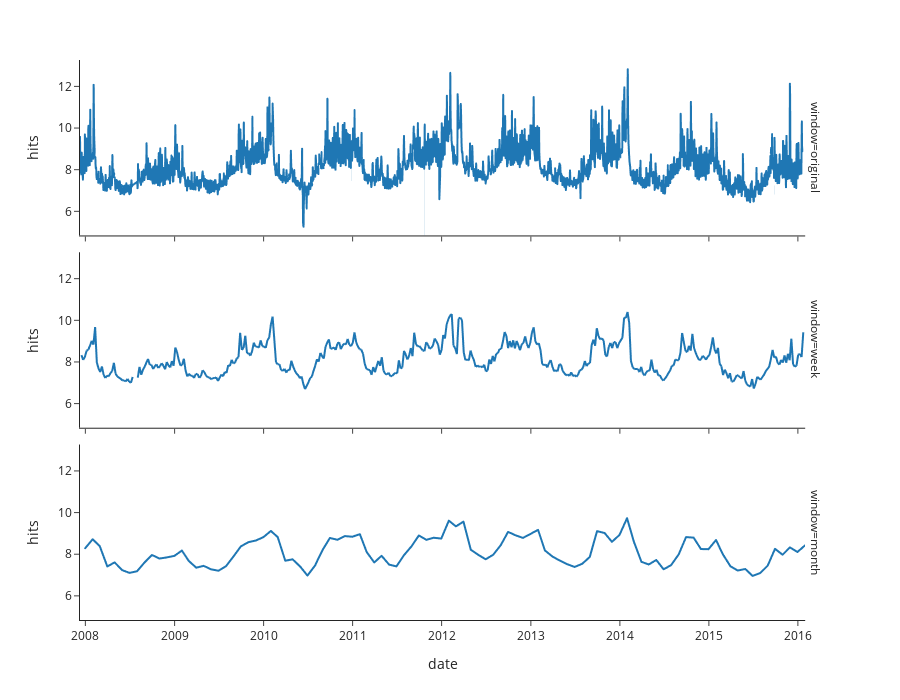

Here is the notebook cell this chart was saved with:
### Code cell
px.line(df_plot, x='date', y='hits', facet_row='window', template='simple_white', height=700)

### Figure 1 — Plotly figure (JSON) as saved in the notebook; plotly's stock layout.template omitted (floating-point values rounded to 4 significant figures; data arrays with more than 128 entries replaced by an {"elided": "..."} marker saying what was removed)
{"data": [{"hovertemplate": "window=original<br>date=%{x}<br>hits=%{y}<extra></extra>", "legendgroup": "", "line": {"color": "#1F77B4", "dash": "solid"}, "marker": {"symbol": "circle"}, "mode": "lines", "name": "", "showlegend": false, "type": "scattergl", "x": {"elided": "2905 str values"}, "xaxis": "x3", "y": {"elided": "2905 float values"}, "yaxis": "y3"}, {"hovertemplate": "window=week<br>date=%{x}<br>hits=%{y}<extra></extra>", "legendgroup": "", "line": {"color": "#1F77B4", "dash": "solid"}, "marker": {"symbol": "circle"}, "mode": "lines", "name": "", "showlegend": false, "type": "scattergl", "x": {"elided": "424 str values"}, "xaxis": "x2", "y": {"elided": "424 float values"}, "yaxis": "y2"}, {"hovertemplate": "window=month<br>date=%{x}<br>hits=%{y}<extra></extra>", "legendgroup": "", "line": {"color": "#1F77B4", "dash": "solid"}, "marker": {"symbol": "circle"}, "mode": "lines", "name": "", "showlegend": false, "type": "scattergl", "x": ["2007-12-31T00:00:00", "2008-01-31T00:00:00", "2008-02-29T00:00:00", "2008-03-31T00:00:00", "2008-04-30T00:00:00", "2008-05-31T00:00:00", "2008-06-30T00:00:00", "2008-07-31T00:00:00", "2008-08-31T00:00:00", "2008-09-30T00:00:00", "2008-10-31T00:00:00", "2008-11-30T00:00:00", "2008-12-31T00:00:00", "2009-01-31T00:00:00", "2009-02-28T00:00:00", "2009-03-31T00:00:00", "2009-04-30T00:00:00", "2009-05-31T00:00:00", "2009-06-30T00:00:00", "2009-07-31T00:00:00", "2009-08-31T00:00:00", "2009-09-30T00:00:00", "2009-10-31T00:00:00", "2009-11-30T00:00:00", "2009-12-31T00:00:00", "2010-01-31T00:00:00", "2010-02-28T00:00:00", "2010-03-31T00:00:00", "2010-04-30T00:00:00", "2010-05-31T00:00:00", "2010-06-30T00:00:00", "2010-07-31T00:00:00", "2010-08-31T00:00:00", "2010-09-30T00:00:00", "2010-10-31T00:00:00", "2010-11-30T00:00:00", "2010-12-31T00:00:00", "2011-01-31T00:00:00", "2011-02-28T00:00:00", "2011-03-31T00:00:00", "2011-04-30T00:00:00", "2011-05-31T00:00:00", "2011-06-30T00:00:00", "2011-07-31T00:00:00", "2011-08-31T00:00:00", "2011-09-30T00:00:00", "2011-10-31T00:00:00", "2011-11-30T00:00:00", "2011-12-31T00:00:00", "2012-01-31T00:00:00", "2012-02-29T00:00:00", "2012-03-31T00:00:00", "2012-04-30T00:00:00", "2012-05-31T00:00:00", "2012-06-30T00:00:00", "2012-07-31T00:00:00", "2012-08-31T00:00:00", "2012-09-30T00:00:00", "2012-10-31T00:00:00", "2012-11-30T00:00:00", "2012-12-31T00:00:00", "2013-01-31T00:00:00", "2013-02-28T00:00:00", "2013-03-31T00:00:00", "2013-04-30T00:00:00", "2013-05-31T00:00:00", "2013-06-30T00:00:00", "2013-07-31T00:00:00", "2013-08-31T00:00:00", "2013-09-30T00:00:00", "2013-10-31T00:00:00", "2013-11-30T00:00:00", "2013-12-31T00:00:00", "2014-01-31T00:00:00", "2014-02-28T00:00:00", "2014-03-31T00:00:00", "2014-04-30T00:00:00", "2014-05-31T00:00:00", "2014-06-30T00:00:00", "2014-07-31T00:00:00", "2014-08-31T00:00:00", "2014-09-30T00:00:00", "2014-10-31T00:00:00", "2014-11-30T00:00:00", "2014-12-31T00:00:00", "2015-01-31T00:00:00", "2015-02-28T00:00:00", "2015-03-31T00:00:00", "2015-04-30T00:00:00", "2015-05-31T00:00:00", "2015-06-30T00:00:00", "2015-07-31T00:00:00", "2015-08-31T00:00:00", "2015-09-30T00:00:00", "2015-10-31T00:00:00", "2015-11-30T00:00:00", "2015-12-31T00:00:00", "2016-01-31T00:00:00"], "xaxis": "x", "y": [8.297, 8.728, 8.402, 7.419, 7.615, 7.242, 7.111, 7.189, 7.616, 7.972, 7.801, 7.855, 7.928, 8.186, 7.685, 7.361, 7.448, 7.281, 7.213, 7.433, 7.908, 8.389, 8.591, 8.667, 8.829, 9.129, 8.834, 7.696, 7.763, 7.418, 6.981, 7.463, 8.213, 8.791, 8.705, 8.882, 8.85, 8.974, 8.114, 7.612, 7.933, 7.509, 7.422, 7.963, 8.392, 8.911, 8.702, 8.803, 8.762, 9.626, 9.349, 9.578, 8.226, 7.978, 7.764, 7.983, 8.446, 9.084, 8.919, 8.794, 8.986, 9.183, 8.19, 7.899, 7.703, 7.527, 7.396, 7.547, 7.874, 9.12, 9.029, 8.605, 8.938, 9.744, 8.613, 7.644, 7.514, 7.731, 7.282, 7.486, 8.004, 8.833, 8.808, 8.26, 8.25, 8.692, 8.007, 7.429, 7.223, 7.298, 6.965, 7.101, 7.458, 8.269, 7.984, 8.338, 8.116, 8.435], "yaxis": "y"}], "layout": {"annotations": [{"font": {}, "showarrow": false, "text": "window=month", "textangle": 90, "x": 0.98, "xanchor": "left", "xref": "paper", "y": 0.1567, "yanchor": "middle", "yref": "paper"}, {"font": {}, "showarrow": false, "text": "window=week", "textangle": 90, "x": 0.98, "xanchor": "left", "xref": "paper", "y": 0.5, "yanchor": "middle", "yref": "paper"}, {"font": {}, "showarrow": false, "text": "window=original", "textangle": 90, "x": 0.98, "xanchor": "left", "xref": "paper", "y": 0.8433, "yanchor": "middle", "yref": "paper"}], "height": 700, "legend": {"tracegroupgap": 0}, "margin": {"t": 60}, "xaxis": {"anchor": "y", "domain": [0, 0.98], "title": {"text": "date"}}, "xaxis2": {"anchor": "y2", "domain": [0, 0.98], "matches": "x", "showticklabels": false}, "xaxis3": {"anchor": "y3", "domain": [0, 0.98], "matches": "x", "showticklabels": false}, "yaxis": {"anchor": "x", "domain": [0, 0.3133], "title": {"text": "hits"}}, "yaxis2": {"anchor": "x2", "domain": [0.3433, 0.6567], "matches": "y", "title": {"text": "hits"}}, "yaxis3": {"anchor": "x3", "domain": [0.6867, 1.0], "matches": "y", "title": {"text": "hits"}}}}
